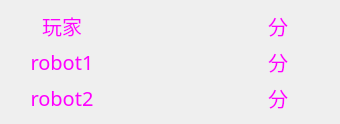
<?xml version="1.0" encoding="UTF-8"?>
<ui version="4.0">
 <class>ScorePanel</class>
 <widget class="QWidget" name="ScorePanel">
  <property name="geometry">
   <rect>
    <x>0</x>
    <y>0</y>
    <width>340</width>
    <height>108</height>
   </rect>
  </property>
  <property name="windowTitle">
   <string>ScorePanel</string>
  </property>
  <layout class="QGridLayout" name="gridLayout">
   <item row="0" column="0">
    <widget class="QLabel" name="label">
     <property name="font">
      <font>
       <family>华文细黑</family>
       <pointsize>15</pointsize>
      </font>
     </property>
     <property name="styleSheet">
      <string notr="true">color: rgb(255, 0, 255);</string>
     </property>
     <property name="text">
      <string>玩家</string>
     </property>
     <property name="alignment">
      <set>Qt::AlignmentFlag::AlignCenter</set>
     </property>
    </widget>
   </item>
   <item row="0" column="1">
    <widget class="QLabel" name="PlayerScore">
     <property name="font">
      <font>
       <family>华文琥珀</family>
       <pointsize>14</pointsize>
      </font>
     </property>
     <property name="styleSheet">
      <string notr="true">color: rgb(255, 0, 255);</string>
     </property>
     <property name="text">
      <string/>
     </property>
     <property name="alignment">
      <set>Qt::AlignmentFlag::AlignCenter</set>
     </property>
    </widget>
   </item>
   <item row="0" column="2" alignment="Qt::AlignmentFlag::AlignHCenter">
    <widget class="QLabel" name="label_4">
     <property name="font">
      <font>
       <family>华文细黑</family>
       <pointsize>15</pointsize>
      </font>
     </property>
     <property name="styleSheet">
      <string notr="true">color: rgb(255, 0, 255);</string>
     </property>
     <property name="text">
      <string>分</string>
     </property>
    </widget>
   </item>
   <item row="1" column="0">
    <widget class="QLabel" name="label_2">
     <property name="font">
      <font>
       <family>华文细黑</family>
       <pointsize>15</pointsize>
      </font>
     </property>
     <property name="styleSheet">
      <string notr="true">color: rgb(255, 0, 255);</string>
     </property>
     <property name="text">
      <string>robot1</string>
     </property>
     <property name="alignment">
      <set>Qt::AlignmentFlag::AlignCenter</set>
     </property>
    </widget>
   </item>
   <item row="1" column="1">
    <widget class="QLabel" name="leftScore">
     <property name="font">
      <font>
       <family>华文琥珀</family>
       <pointsize>14</pointsize>
      </font>
     </property>
     <property name="styleSheet">
      <string notr="true">color: rgb(255, 0, 255);</string>
     </property>
     <property name="text">
      <string/>
     </property>
     <property name="alignment">
      <set>Qt::AlignmentFlag::AlignCenter</set>
     </property>
    </widget>
   </item>
   <item row="1" column="2">
    <widget class="QLabel" name="label_5">
     <property name="font">
      <font>
       <family>华文细黑</family>
       <pointsize>15</pointsize>
      </font>
     </property>
     <property name="styleSheet">
      <string notr="true">color: rgb(255, 0, 255);</string>
     </property>
     <property name="text">
      <string>分</string>
     </property>
     <property name="alignment">
      <set>Qt::AlignmentFlag::AlignCenter</set>
     </property>
    </widget>
   </item>
   <item row="2" column="0">
    <widget class="QLabel" name="label_3">
     <property name="font">
      <font>
       <family>华文细黑</family>
       <pointsize>15</pointsize>
      </font>
     </property>
     <property name="styleSheet">
      <string notr="true">color: rgb(255, 0, 255);</string>
     </property>
     <property name="text">
      <string>robot2</string>
     </property>
     <property name="alignment">
      <set>Qt::AlignmentFlag::AlignCenter</set>
     </property>
    </widget>
   </item>
   <item row="2" column="1">
    <widget class="QLabel" name="rightScore">
     <property name="font">
      <font>
       <family>华文琥珀</family>
       <pointsize>14</pointsize>
      </font>
     </property>
     <property name="styleSheet">
      <string notr="true">color: rgb(255, 0, 255);</string>
     </property>
     <property name="text">
      <string/>
     </property>
     <property name="alignment">
      <set>Qt::AlignmentFlag::AlignCenter</set>
     </property>
    </widget>
   </item>
   <item row="2" column="2">
    <widget class="QLabel" name="label_6">
     <property name="font">
      <font>
       <family>华文细黑</family>
       <pointsize>15</pointsize>
      </font>
     </property>
     <property name="styleSheet">
      <string notr="true">color: rgb(255, 0, 255);</string>
     </property>
     <property name="text">
      <string>分</string>
     </property>
     <property name="alignment">
      <set>Qt::AlignmentFlag::AlignCenter</set>
     </property>
    </widget>
   </item>
  </layout>
 </widget>
 <layoutdefault spacing="6" margin="11"/>
 <resources/>
 <connections/>
</ui>
